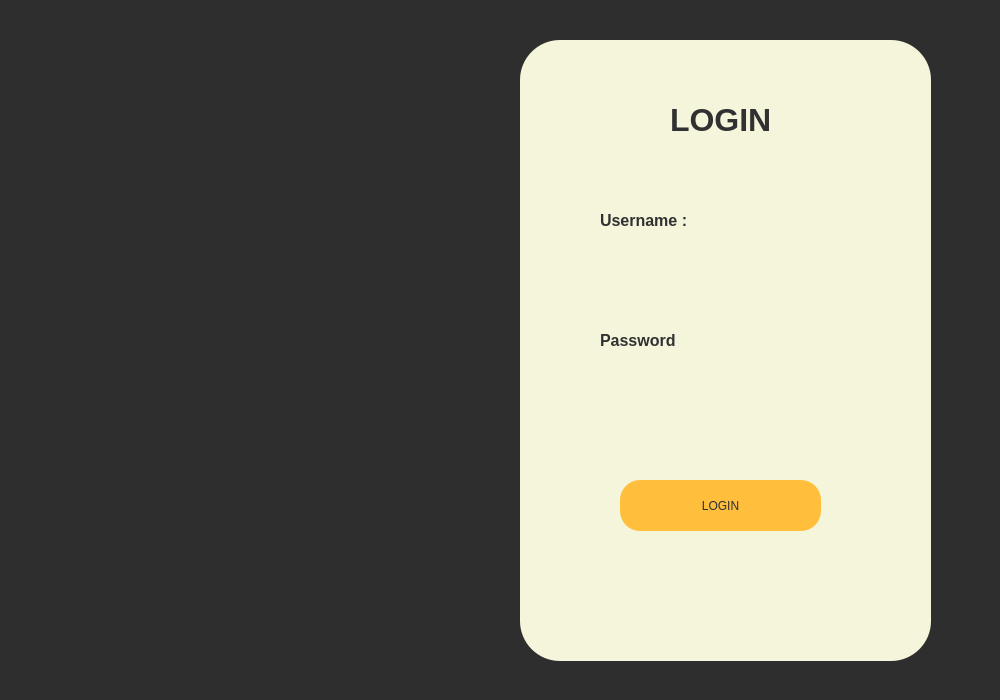
<?xml version="1.0" encoding="UTF-8"?>
<ui version="4.0">
 <class>admin_authentication</class>
 <widget class="QDialog" name="admin_authentication">
  <property name="geometry">
   <rect>
    <x>0</x>
    <y>0</y>
    <width>1000</width>
    <height>700</height>
   </rect>
  </property>
  <property name="maximumSize">
   <size>
    <width>1000</width>
    <height>700</height>
   </size>
  </property>
  <property name="windowTitle">
   <string>Dialog</string>
  </property>
  <property name="styleSheet">
   <string notr="true">background-color: rgb(46, 46, 46);</string>
  </property>
  <widget class="QFrame" name="frame">
   <property name="geometry">
    <rect>
     <x>520</x>
     <y>40</y>
     <width>411</width>
     <height>621</height>
    </rect>
   </property>
   <property name="styleSheet">
    <string notr="true">background-color: rgb(245, 245, 220);
border-radius:40px;</string>
   </property>
   <property name="frameShape">
    <enum>QFrame::Shape::StyledPanel</enum>
   </property>
   <property name="frameShadow">
    <enum>QFrame::Shadow::Raised</enum>
   </property>
   <widget class="QPushButton" name="pushButton_2">
    <property name="geometry">
     <rect>
      <x>100</x>
      <y>440</y>
      <width>201</width>
      <height>51</height>
     </rect>
    </property>
    <property name="styleSheet">
     <string notr="true">QPushButton{
font: 12pt &quot;Segoe UI&quot;;background-color: rgb(255, 191, 60);
color: rgb(46, 46, 46);
border-radius:20px;}


QPushButton: pressed{
background-color:rgb(245, 150, 40);
}</string>
    </property>
    <property name="text">
     <string>LOGIN</string>
    </property>
   </widget>
   <widget class="QLineEdit" name="lineEdit">
    <property name="geometry">
     <rect>
      <x>60</x>
      <y>200</y>
      <width>281</width>
      <height>31</height>
     </rect>
    </property>
    <property name="styleSheet">
     <string notr="true">color: rgb(13, 13, 13);

</string>
    </property>
   </widget>
   <widget class="QLineEdit" name="lineEdit_2">
    <property name="geometry">
     <rect>
      <x>60</x>
      <y>320</y>
      <width>281</width>
      <height>31</height>
     </rect>
    </property>
    <property name="styleSheet">
     <string notr="true">color: rgb(13, 13, 13);
border-color: rgb(30, 28, 9);</string>
    </property>
   </widget>
   <widget class="QLabel" name="label_2">
    <property name="geometry">
     <rect>
      <x>80</x>
      <y>170</y>
      <width>91</width>
      <height>21</height>
     </rect>
    </property>
    <property name="font">
     <font>
      <pointsize>12</pointsize>
     </font>
    </property>
    <property name="styleSheet">
     <string notr="true">color: rgb(49, 49, 49);</string>
    </property>
    <property name="text">
     <string>&lt;html&gt;&lt;head/&gt;&lt;body&gt;&lt;p&gt;&lt;span style=&quot; font-weight:700;&quot;&gt;Username :&lt;/span&gt;&lt;/p&gt;&lt;/body&gt;&lt;/html&gt;</string>
    </property>
   </widget>
   <widget class="QLabel" name="label_3">
    <property name="geometry">
     <rect>
      <x>80</x>
      <y>290</y>
      <width>81</width>
      <height>21</height>
     </rect>
    </property>
    <property name="font">
     <font>
      <pointsize>12</pointsize>
     </font>
    </property>
    <property name="styleSheet">
     <string notr="true">color: rgb(49, 49, 49);</string>
    </property>
    <property name="text">
     <string>&lt;html&gt;&lt;head/&gt;&lt;body&gt;&lt;p&gt;&lt;span style=&quot; font-weight:700;&quot;&gt;Password :&lt;/span&gt;&lt;/p&gt;&lt;/body&gt;&lt;/html&gt;</string>
    </property>
   </widget>
   <widget class="QLabel" name="label">
    <property name="geometry">
     <rect>
      <x>150</x>
      <y>50</y>
      <width>131</width>
      <height>61</height>
     </rect>
    </property>
    <property name="font">
     <font>
      <pointsize>24</pointsize>
     </font>
    </property>
    <property name="styleSheet">
     <string notr="true">color: rgb(49, 49, 49);</string>
    </property>
    <property name="text">
     <string>&lt;html&gt;&lt;head/&gt;&lt;body&gt;&lt;p&gt;&lt;span style=&quot; font-weight:700;&quot;&gt;LOGIN&lt;/span&gt;&lt;/p&gt;&lt;/body&gt;&lt;/html&gt;</string>
    </property>
   </widget>
  </widget>
  <widget class="QLabel" name="label_4">
   <property name="geometry">
    <rect>
     <x>50</x>
     <y>20</y>
     <width>401</width>
     <height>621</height>
    </rect>
   </property>
   <property name="styleSheet">
    <string notr="true">image: url(:/pre/smart_canteen_logo_transparent.png);</string>
   </property>
   <property name="text">
    <string/>
   </property>
  </widget>
 </widget>
 <resources/>
 <connections/>
</ui>
